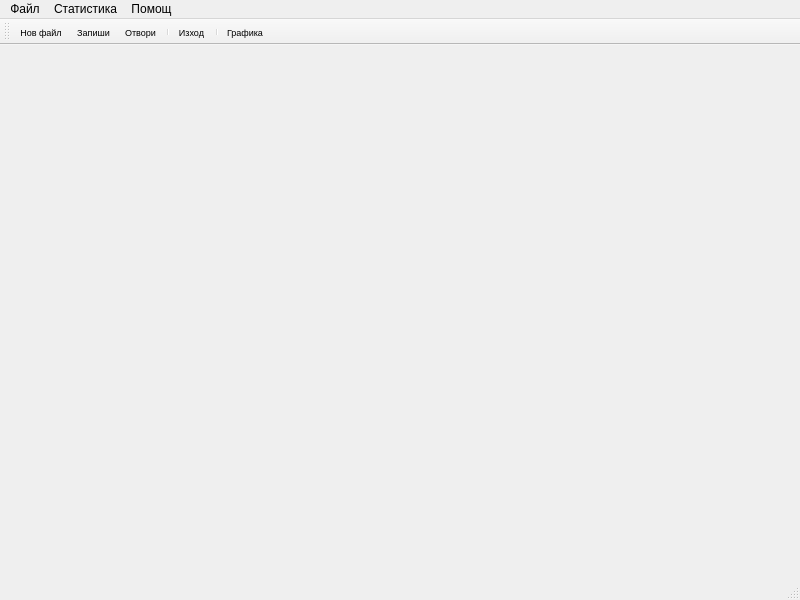
<?xml version="1.0" encoding="UTF-8"?>
<ui version="4.0">
 <class>MainWindow</class>
 <widget class="QMainWindow" name="MainWindow">
  <property name="geometry">
   <rect>
    <x>0</x>
    <y>0</y>
    <width>800</width>
    <height>600</height>
   </rect>
  </property>
  <property name="windowTitle">
   <string>Стълб</string>
  </property>
  <property name="statusTip">
   <string>Приложение за автоматично измерване на разстояния до стълб.</string>
  </property>
  <property name="toolButtonStyle">
   <enum>Qt::ToolButtonTextUnderIcon</enum>
  </property>
  <widget class="QWidget" name="centralwidget"/>
  <widget class="QMenuBar" name="menubar">
   <property name="geometry">
    <rect>
     <x>0</x>
     <y>0</y>
     <width>800</width>
     <height>18</height>
    </rect>
   </property>
   <widget class="QMenu" name="menuFile">
    <property name="title">
     <string>Файл</string>
    </property>
    <addaction name="NewFile"/>
    <addaction name="Save"/>
    <addaction name="OpenFile"/>
    <addaction name="separator"/>
    <addaction name="Quit"/>
   </widget>
   <widget class="QMenu" name="menuHelp">
    <property name="title">
     <string>Помощ</string>
    </property>
    <addaction name="About"/>
    <addaction name="License"/>
   </widget>
   <widget class="QMenu" name="menuStatistics">
    <property name="title">
     <string>Статистика</string>
    </property>
    <addaction name="Graphics"/>
   </widget>
   <addaction name="menuFile"/>
   <addaction name="menuStatistics"/>
   <addaction name="menuHelp"/>
  </widget>
  <widget class="QStatusBar" name="statusbar"/>
  <widget class="QToolBar" name="toolBar">
   <property name="font">
    <font>
     <pointsize>7</pointsize>
    </font>
   </property>
   <property name="windowTitle">
    <string>toolBar</string>
   </property>
   <property name="allowedAreas">
    <set>Qt::LeftToolBarArea|Qt::RightToolBarArea|Qt::TopToolBarArea</set>
   </property>
   <property name="iconSize">
    <size>
     <width>24</width>
     <height>24</height>
    </size>
   </property>
   <attribute name="toolBarArea">
    <enum>TopToolBarArea</enum>
   </attribute>
   <attribute name="toolBarBreak">
    <bool>false</bool>
   </attribute>
   <addaction name="NewFile"/>
   <addaction name="Save"/>
   <addaction name="OpenFile"/>
   <addaction name="separator"/>
   <addaction name="Quit"/>
   <addaction name="separator"/>
   <addaction name="Graphics"/>
  </widget>
  <action name="NewFile">
   <property name="icon">
    <iconset resource="icons.qrc">
     <normaloff>:/icons/Document.png</normaloff>:/icons/Document.png</iconset>
   </property>
   <property name="text">
    <string>Нов файл ...</string>
   </property>
   <property name="toolTip">
    <string>Създаване на нов файл</string>
   </property>
   <property name="statusTip">
    <string>Създаване на нов файл.</string>
   </property>
   <property name="shortcut">
    <string>Ctrl+N</string>
   </property>
  </action>
  <action name="OpenFile">
   <property name="icon">
    <iconset resource="icons.qrc">
     <normaloff>:/icons/Folder.png</normaloff>:/icons/Folder.png</iconset>
   </property>
   <property name="text">
    <string>Отвори</string>
   </property>
   <property name="toolTip">
    <string>Отвори записан файл</string>
   </property>
   <property name="statusTip">
    <string>Отваряне на записан файл.</string>
   </property>
   <property name="shortcut">
    <string>Ctrl+O</string>
   </property>
  </action>
  <action name="Quit">
   <property name="icon">
    <iconset resource="icons.qrc">
     <normaloff>:/icons/Delete.png</normaloff>:/icons/Delete.png</iconset>
   </property>
   <property name="text">
    <string>Изход</string>
   </property>
   <property name="toolTip">
    <string>Изход от програмата</string>
   </property>
   <property name="statusTip">
    <string extracomment="Exit from application.">Изход от програмата.</string>
   </property>
   <property name="shortcut">
    <string>Ctrl+Q</string>
   </property>
  </action>
  <action name="About">
   <property name="icon">
    <iconset resource="icons.qrc">
     <normaloff>:/icons/Award.png</normaloff>:/icons/Award.png</iconset>
   </property>
   <property name="text">
    <string>Относно</string>
   </property>
   <property name="statusTip">
    <string>Повече информация за софтуера.</string>
   </property>
  </action>
  <action name="License">
   <property name="icon">
    <iconset resource="icons.qrc">
     <normaloff>:/icons/Announcement.png</normaloff>:/icons/Announcement.png</iconset>
   </property>
   <property name="text">
    <string>Лиценз</string>
   </property>
   <property name="statusTip">
    <string>Използвани софтуерни лицензи.</string>
   </property>
  </action>
  <action name="Graphics">
   <property name="icon">
    <iconset resource="icons.qrc">
     <normaloff>:/icons/Stats.png</normaloff>:/icons/Stats.png</iconset>
   </property>
   <property name="text">
    <string>Графика</string>
   </property>
   <property name="toolTip">
    <string>Изчертаване графика от файл</string>
   </property>
   <property name="statusTip">
    <string>Изчертаване графика от файл</string>
   </property>
  </action>
  <action name="Save">
   <property name="icon">
    <iconset resource="icons.qrc">
     <normaloff>:/icons/Save.png</normaloff>:/icons/Save.png</iconset>
   </property>
   <property name="text">
    <string>Запиши</string>
   </property>
   <property name="toolTip">
    <string>Запиши .xlsx файл</string>
   </property>
   <property name="statusTip">
    <string>Записване на Excel файл.</string>
   </property>
   <property name="shortcut">
    <string>Ctrl+S</string>
   </property>
  </action>
 </widget>
 <resources>
  <include location="icons.qrc"/>
 </resources>
 <connections/>
</ui>
